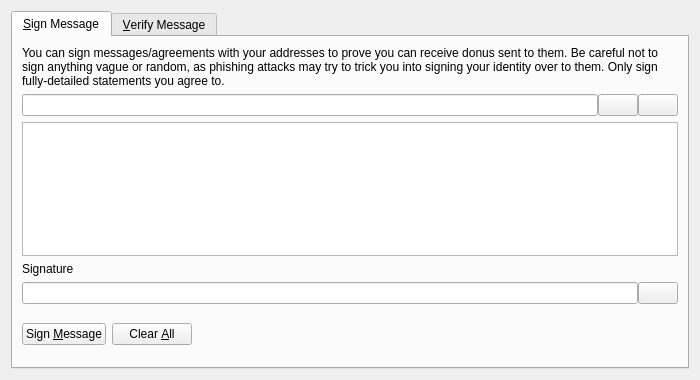
<?xml version="1.0" encoding="UTF-8"?>
<ui version="4.0">
 <class>SignVerifyMessageDialog</class>
 <widget class="QDialog" name="SignVerifyMessageDialog">
  <property name="geometry">
   <rect>
    <x>0</x>
    <y>0</y>
    <width>700</width>
    <height>380</height>
   </rect>
  </property>
  <property name="windowTitle">
   <string>Signatures - Sign / Verify a Message</string>
  </property>
  <property name="modal">
   <bool>true</bool>
  </property>
  <layout class="QVBoxLayout" name="verticalLayout">
   <item>
    <widget class="QTabWidget" name="tabWidget">
     <property name="currentIndex">
      <number>0</number>
     </property>
     <widget class="QWidget" name="tabSignMessage">
      <attribute name="title">
       <string>&amp;Sign Message</string>
      </attribute>
      <layout class="QVBoxLayout" name="verticalLayout_SM">
       <item>
        <widget class="QLabel" name="infoLabel_SM">
         <property name="text">
          <string>You can sign messages/agreements with your addresses to prove you can receive donus sent to them. Be careful not to sign anything vague or random, as phishing attacks may try to trick you into signing your identity over to them. Only sign fully-detailed statements you agree to.</string>
         </property>
         <property name="textFormat">
          <enum>Qt::PlainText</enum>
         </property>
         <property name="wordWrap">
          <bool>true</bool>
         </property>
        </widget>
       </item>
       <item>
        <layout class="QHBoxLayout" name="horizontalLayout_1_SM">
         <property name="spacing">
          <number>0</number>
         </property>
         <item>
          <widget class="QValidatedLineEdit" name="addressIn_SM">
           <property name="toolTip">
            <string>The Donu address to sign the message with</string>
           </property>
          </widget>
         </item>
         <item>
          <widget class="QPushButton" name="addressBookButton_SM">
           <property name="toolTip">
            <string>Choose previously used address</string>
           </property>
           <property name="text">
            <string/>
           </property>
           <property name="icon">
            <iconset resource="../bitcoin.qrc">
             <normaloff>:/icons/address-book</normaloff>:/icons/address-book</iconset>
           </property>
           <property name="shortcut">
            <string>Alt+A</string>
           </property>
           <property name="autoDefault">
            <bool>false</bool>
           </property>
          </widget>
         </item>
         <item>
          <widget class="QPushButton" name="pasteButton_SM">
           <property name="toolTip">
            <string>Paste address from clipboard</string>
           </property>
           <property name="text">
            <string/>
           </property>
           <property name="icon">
            <iconset resource="../bitcoin.qrc">
             <normaloff>:/icons/editpaste</normaloff>:/icons/editpaste</iconset>
           </property>
           <property name="shortcut">
            <string>Alt+P</string>
           </property>
           <property name="autoDefault">
            <bool>false</bool>
           </property>
          </widget>
         </item>
        </layout>
       </item>
       <item>
        <widget class="QPlainTextEdit" name="messageIn_SM">
         <property name="toolTip">
          <string>Enter the message you want to sign here</string>
         </property>
        </widget>
       </item>
       <item>
        <widget class="QLabel" name="signatureLabel_SM">
         <property name="text">
          <string>Signature</string>
         </property>
         <property name="textFormat">
          <enum>Qt::PlainText</enum>
         </property>
        </widget>
       </item>
       <item>
        <layout class="QHBoxLayout" name="horizontalLayout_2_SM">
         <property name="spacing">
          <number>0</number>
         </property>
         <item>
          <widget class="QLineEdit" name="signatureOut_SM">
           <property name="font">
            <font>
             <italic>true</italic>
            </font>
           </property>
           <property name="readOnly">
            <bool>true</bool>
           </property>
          </widget>
         </item>
         <item>
          <widget class="QPushButton" name="copySignatureButton_SM">
           <property name="toolTip">
            <string>Copy the current signature to the system clipboard</string>
           </property>
           <property name="text">
            <string/>
           </property>
           <property name="icon">
            <iconset resource="../bitcoin.qrc">
             <normaloff>:/icons/editcopy</normaloff>:/icons/editcopy</iconset>
           </property>
           <property name="autoDefault">
            <bool>false</bool>
           </property>
          </widget>
         </item>
        </layout>
       </item>
       <item>
        <layout class="QHBoxLayout" name="horizontalLayout_3_SM">
         <item>
          <widget class="QPushButton" name="signMessageButton_SM">
           <property name="toolTip">
            <string>Sign the message to prove you own this Donu address</string>
           </property>
           <property name="text">
            <string>Sign &amp;Message</string>
           </property>
           <property name="icon">
            <iconset resource="../bitcoin.qrc">
             <normaloff>:/icons/edit</normaloff>:/icons/edit</iconset>
           </property>
           <property name="autoDefault">
            <bool>false</bool>
           </property>
          </widget>
         </item>
         <item>
          <widget class="QPushButton" name="clearButton_SM">
           <property name="toolTip">
            <string>Reset all sign message fields</string>
           </property>
           <property name="text">
            <string>Clear &amp;All</string>
           </property>
           <property name="icon">
            <iconset resource="../bitcoin.qrc">
             <normaloff>:/icons/remove</normaloff>:/icons/remove</iconset>
           </property>
           <property name="autoDefault">
            <bool>false</bool>
           </property>
          </widget>
         </item>
         <item>
          <spacer name="horizontalSpacer_1_SM">
           <property name="orientation">
            <enum>Qt::Horizontal</enum>
           </property>
           <property name="sizeHint" stdset="0">
            <size>
             <width>40</width>
             <height>48</height>
            </size>
           </property>
          </spacer>
         </item>
         <item>
          <widget class="QLabel" name="statusLabel_SM">
           <property name="font">
            <font>
             <weight>75</weight>
             <bold>true</bold>
            </font>
           </property>
           <property name="text">
            <string/>
           </property>
           <property name="wordWrap">
            <bool>true</bool>
           </property>
          </widget>
         </item>
         <item>
          <spacer name="horizontalSpacer_2_SM">
           <property name="orientation">
            <enum>Qt::Horizontal</enum>
           </property>
           <property name="sizeHint" stdset="0">
            <size>
             <width>40</width>
             <height>48</height>
            </size>
           </property>
          </spacer>
         </item>
        </layout>
       </item>
      </layout>
     </widget>
     <widget class="QWidget" name="tabVerifyMessage">
      <attribute name="title">
       <string>&amp;Verify Message</string>
      </attribute>
      <layout class="QVBoxLayout" name="verticalLayout_VM">
       <item>
        <widget class="QLabel" name="infoLabel_VM">
         <property name="text">
          <string>Enter the receiver's address, message (ensure you copy line breaks, spaces, tabs, etc. exactly) and signature below to verify the message. Be careful not to read more into the signature than what is in the signed message itself, to avoid being tricked by a man-in-the-middle attack. Note that this only proves the signing party receives with the address, it cannot prove sendership of any transaction!</string>
         </property>
         <property name="textFormat">
          <enum>Qt::PlainText</enum>
         </property>
         <property name="alignment">
          <set>Qt::AlignLeading|Qt::AlignLeft|Qt::AlignTop</set>
         </property>
         <property name="wordWrap">
          <bool>true</bool>
         </property>
        </widget>
       </item>
       <item>
        <layout class="QHBoxLayout" name="horizontalLayout_1_VM">
         <property name="spacing">
          <number>0</number>
         </property>
         <item>
          <widget class="QValidatedLineEdit" name="addressIn_VM">
           <property name="toolTip">
            <string>The Donu address the message was signed with</string>
           </property>
          </widget>
         </item>
         <item>
          <widget class="QPushButton" name="addressBookButton_VM">
           <property name="toolTip">
            <string>Choose previously used address</string>
           </property>
           <property name="text">
            <string/>
           </property>
           <property name="icon">
            <iconset resource="../bitcoin.qrc">
             <normaloff>:/icons/address-book</normaloff>:/icons/address-book</iconset>
           </property>
           <property name="shortcut">
            <string>Alt+A</string>
           </property>
           <property name="autoDefault">
            <bool>false</bool>
           </property>
          </widget>
         </item>
        </layout>
       </item>
       <item>
        <widget class="QPlainTextEdit" name="messageIn_VM"/>
       </item>
       <item>
        <widget class="QValidatedLineEdit" name="signatureIn_VM"/>
       </item>
       <item>
        <layout class="QHBoxLayout" name="horizontalLayout_2_VM">
         <item>
          <widget class="QPushButton" name="verifyMessageButton_VM">
           <property name="toolTip">
            <string>Verify the message to ensure it was signed with the specified Donu address</string>
           </property>
           <property name="text">
            <string>Verify &amp;Message</string>
           </property>
           <property name="icon">
            <iconset resource="../bitcoin.qrc">
             <normaloff>:/icons/transaction_0</normaloff>:/icons/transaction_0</iconset>
           </property>
           <property name="autoDefault">
            <bool>false</bool>
           </property>
          </widget>
         </item>
         <item>
          <widget class="QPushButton" name="clearButton_VM">
           <property name="toolTip">
            <string>Reset all verify message fields</string>
           </property>
           <property name="text">
            <string>Clear &amp;All</string>
           </property>
           <property name="icon">
            <iconset resource="../bitcoin.qrc">
             <normaloff>:/icons/remove</normaloff>:/icons/remove</iconset>
           </property>
           <property name="autoDefault">
            <bool>false</bool>
           </property>
          </widget>
         </item>
         <item>
          <spacer name="horizontalSpacer_1_VM">
           <property name="orientation">
            <enum>Qt::Horizontal</enum>
           </property>
           <property name="sizeHint" stdset="0">
            <size>
             <width>40</width>
             <height>48</height>
            </size>
           </property>
          </spacer>
         </item>
         <item>
          <widget class="QLabel" name="statusLabel_VM">
           <property name="font">
            <font>
             <weight>75</weight>
             <bold>true</bold>
            </font>
           </property>
           <property name="text">
            <string/>
           </property>
           <property name="wordWrap">
            <bool>true</bool>
           </property>
          </widget>
         </item>
         <item>
          <spacer name="horizontalSpacer_2_VM">
           <property name="orientation">
            <enum>Qt::Horizontal</enum>
           </property>
           <property name="sizeHint" stdset="0">
            <size>
             <width>40</width>
             <height>48</height>
            </size>
           </property>
          </spacer>
         </item>
        </layout>
       </item>
      </layout>
     </widget>
    </widget>
   </item>
  </layout>
 </widget>
 <customwidgets>
  <customwidget>
   <class>QValidatedLineEdit</class>
   <extends>QLineEdit</extends>
   <header>qt/qvalidatedlineedit.h</header>
  </customwidget>
 </customwidgets>
 <resources>
  <include location="../bitcoin.qrc"/>
 </resources>
 <connections/>
</ui>
